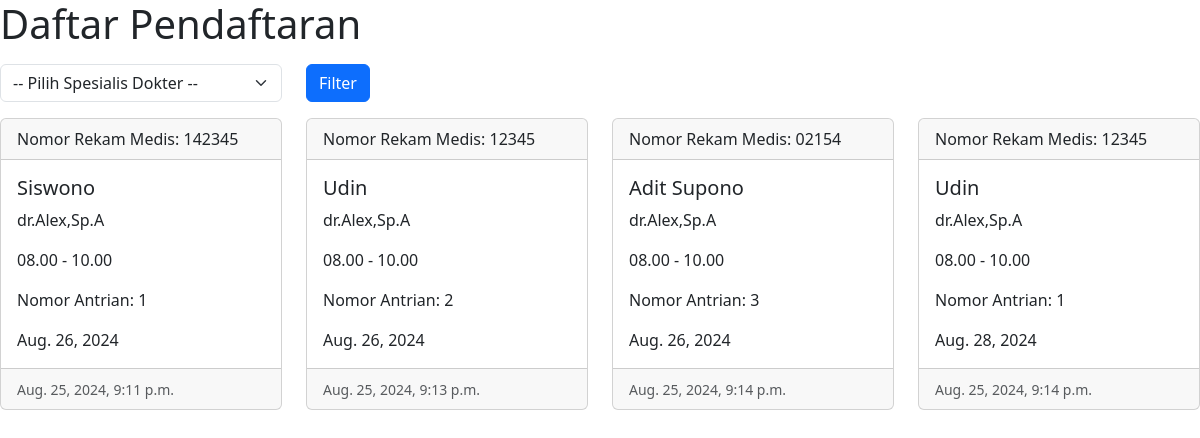
The page /pendaftaran_list/ on the database its author committed.
### pasien/models.py (models this page shows, shortened)
class Pendaftaran(models.Model):
    pasien = models.ForeignKey(Pasien, on_delete=models.CASCADE)
    dokter = models.ForeignKey(Dokter, on_delete=models.CASCADE)
    nomor_antrian = models.IntegerField()
    tanggal_berobat = models.DateField()
    waktu_update = models.DateTimeField(auto_now=True)

class Pasien (models.Model):
    no_mr = models.CharField(max_length=20, unique=True)
    nama= models.CharField(max_length=50)
    tgl_lahir=models.DateField()
    alamat=models.TextField()

class Dokter(models.Model):
    dokter_spesialis=models.CharField(max_length=50)
    nama_dokter=models.CharField(max_length=50)
    jadwal_praktek=models.CharField(max_length=200)

### pasien/views.py (the view)
# urls.py: path('pendaftaran_list/',views.pendaftaran_list, name='pendaftaran_list')
def pendaftaran_list(request):
    dokter_spesialis = request.GET.get('dokter_spesialis', None)
    if dokter_spesialis:
        pendaftaran = Pendaftaran.objects.filter(dokter__dokter_spesialis=dokter_spesialis)
    else:
        pendaftaran = Pendaftaran.objects.all()
    spesialis_list = Dokter.objects.values_list('dokter_spesialis', flat=True).distinct()
    context = {
        'pendaftaran': pendaftaran,
        'spesialis_list': spesialis_list,
    }
    return render(request, 'pendaftaran_list.html', context)

### templates/pendaftaran_list.html (shortened to what this page needs)
<!DOCTYPE html>
<html>
<head>
    <link href="https://cdn.jsdelivr.net/npm/bootstrap@5.3.3/dist/css/bootstrap.min.css" rel="stylesheet">
</head>
<body>
    <h1>Daftar Pendaftaran</h1>
    <div class="filter-form-container mb-3">
        <form method="get" action="{% url 'pendaftaran_list' %}">
            <div class="row">
                <div class="col-md-3 mt-2">
                    <select name="dokter_spesialis" class="form-select">
                        <option value="">-- Pilih Spesialis Dokter --</option>
                    </select>
                </div>
                <div class="col-md-2 mt-2">
                    <button type="submit" class="btn btn-primary">Filter</button>
                </div>
            </div>
        </form>
    </div>
    <div class="row row-cols-1 row-cols-md-4 g-4">
        {% for p in pendaftaran %}
        <div class="col">
          <div class="card h-100">
            <div class="card-header">Nomor Rekam Medis: {{ p.pasien.no_mr }}</div>
            <div class="card-body">
            <h5 class="card-title">{{ p.pasien.nama }}</h5>
            <p class="card-text">{{ p.dokter.nama_dokter }}</p>
            <p class="card-text">{{ p.dokter.jadwal_praktek }}</p>
            <p class="card-text">Nomor Antrian: {{ p.nomor_antrian }}</p>
            <p class="card-text">{{ p.tanggal_berobat }}</p>
            </div>
            <div class="card-footer">
              <small class="text-body-secondary">{{ p.waktu_update }}</small>
            </div>
          </div>
        </div>
        {% empty %}
        <p>No pendaftaran found for the selected dokter spesialis.</p>
        {% endfor %}
    </div>
</body>
</html>

### rows shown on the page
Pendaftaran: pasien.no_mr "142345", pasien.nama "Siswono", dokter.nama_dokter "dr.Alex,Sp.A", dokter.jadwal_praktek "08.00 - 10.00", nomor_antrian "1", tanggal_berobat "Aug. 26, 2024", waktu_update "Aug. 25, 2024, 9:11 p.m."
Pendaftaran: pasien.no_mr "12345", pasien.nama "Udin", dokter.nama_dokter "dr.Alex,Sp.A", dokter.jadwal_praktek "08.00 - 10.00", nomor_antrian "2", tanggal_berobat "Aug. 26, 2024", waktu_update "Aug. 25, 2024, 9:13 p.m."
Pendaftaran: pasien.no_mr "02154", pasien.nama "Adit Supono", dokter.nama_dokter "dr.Alex,Sp.A", dokter.jadwal_praktek "08.00 - 10.00", nomor_antrian "3", tanggal_berobat "Aug. 26, 2024", waktu_update "Aug. 25, 2024, 9:14 p.m."
Pendaftaran: pasien.no_mr "12345", pasien.nama "Udin", dokter.nama_dokter "dr.Alex,Sp.A", dokter.jadwal_praktek "08.00 - 10.00", nomor_antrian "1", tanggal_berobat "Aug. 28, 2024", waktu_update "Aug. 25, 2024, 9:14 p.m."
